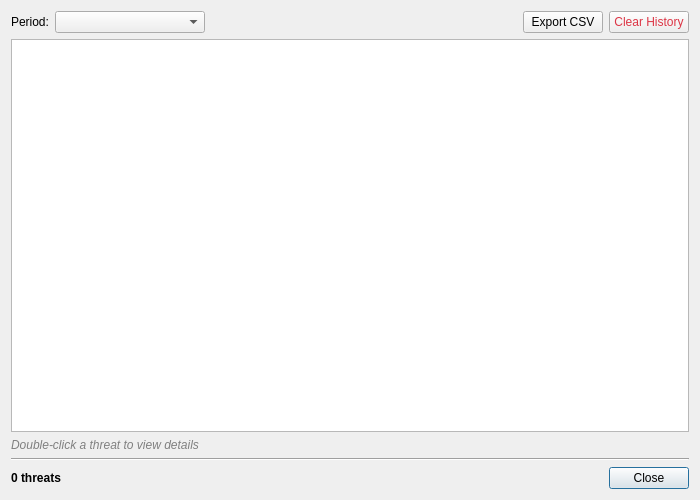
<?xml version="1.0" encoding="UTF-8"?>
<ui version="4.0">
 <class>OCC::ThreatHistoryDialog</class>
 <widget class="QDialog" name="OCC::ThreatHistoryDialog">
  <property name="geometry">
   <rect>
    <x>0</x>
    <y>0</y>
    <width>700</width>
    <height>500</height>
   </rect>
  </property>
  <property name="windowTitle">
   <string>Threat History</string>
  </property>
  <property name="modal">
   <bool>true</bool>
  </property>
  <layout class="QVBoxLayout" name="verticalLayout">
   <item>
    <layout class="QHBoxLayout" name="toolbarLayout">
     <item>
      <widget class="QLabel" name="periodLabel">
       <property name="text">
        <string>Period:</string>
       </property>
      </widget>
     </item>
     <item>
      <widget class="QComboBox" name="periodComboBox">
       <property name="minimumSize">
        <size>
         <width>150</width>
         <height>0</height>
        </size>
       </property>
       <property name="toolTip">
        <string>Filter threats by time period</string>
       </property>
      </widget>
     </item>
     <item>
      <spacer name="toolbarSpacer">
       <property name="orientation">
        <enum>Qt::Horizontal</enum>
       </property>
       <property name="sizeHint" stdset="0">
        <size>
         <width>40</width>
         <height>20</height>
        </size>
       </property>
      </spacer>
     </item>
     <item>
      <widget class="QPushButton" name="exportButton">
       <property name="text">
        <string>Export CSV</string>
       </property>
       <property name="toolTip">
        <string>Export threat history to CSV file</string>
       </property>
       <property name="icon">
        <iconset theme="document-save"/>
       </property>
      </widget>
     </item>
     <item>
      <widget class="QPushButton" name="clearButton">
       <property name="text">
        <string>Clear History</string>
       </property>
       <property name="toolTip">
        <string>Clear all threat history (cannot be undone)</string>
       </property>
       <property name="styleSheet">
        <string>QPushButton { color: #DC3545; }</string>
       </property>
       <property name="icon">
        <iconset theme="edit-delete"/>
       </property>
      </widget>
     </item>
    </layout>
   </item>
   <item>
    <widget class="QTableWidget" name="threatTable">
     <property name="styleSheet">
      <string>QTableWidget {
    font-family: system-ui, -apple-system, sans-serif;
}
QTableWidget::item {
    padding: 4px;
}</string>
     </property>
     <property name="alternatingRowColors">
      <bool>true</bool>
     </property>
     <property name="selectionMode">
      <enum>QAbstractItemView::SingleSelection</enum>
     </property>
     <property name="selectionBehavior">
      <enum>QAbstractItemView::SelectRows</enum>
     </property>
     <property name="showGrid">
      <bool>true</bool>
     </property>
     <property name="gridStyle">
      <enum>Qt::SolidLine</enum>
     </property>
     <property name="sortingEnabled">
      <bool>true</bool>
     </property>
     <property name="wordWrap">
      <bool>false</bool>
     </property>
     <attribute name="horizontalHeaderVisible">
      <bool>true</bool>
     </attribute>
     <attribute name="horizontalHeaderCascadingSectionResizes">
      <bool>false</bool>
     </attribute>
     <attribute name="horizontalHeaderStretchLastSection">
      <bool>true</bool>
     </attribute>
     <attribute name="verticalHeaderVisible">
      <bool>false</bool>
     </attribute>
    </widget>
   </item>
   <item>
    <widget class="QLabel" name="hintLabel">
     <property name="text">
      <string>Double-click a threat to view details</string>
     </property>
     <property name="styleSheet">
      <string>color: gray; font-style: italic;</string>
     </property>
    </widget>
   </item>
   <item>
    <widget class="Line" name="line">
     <property name="orientation">
      <enum>Qt::Horizontal</enum>
     </property>
    </widget>
   </item>
   <item>
    <layout class="QHBoxLayout" name="footerLayout">
     <item>
      <widget class="QLabel" name="statsLabel">
       <property name="text">
        <string>0 threats</string>
       </property>
       <property name="styleSheet">
        <string>font-weight: bold;</string>
       </property>
      </widget>
     </item>
     <item>
      <spacer name="footerSpacer">
       <property name="orientation">
        <enum>Qt::Horizontal</enum>
       </property>
       <property name="sizeHint" stdset="0">
        <size>
         <width>40</width>
         <height>20</height>
        </size>
       </property>
      </spacer>
     </item>
     <item>
      <widget class="QPushButton" name="closeButton">
       <property name="text">
        <string>Close</string>
       </property>
       <property name="default">
        <bool>true</bool>
       </property>
      </widget>
     </item>
    </layout>
   </item>
  </layout>
 </widget>
 <resources/>
 <connections/>
</ui>
